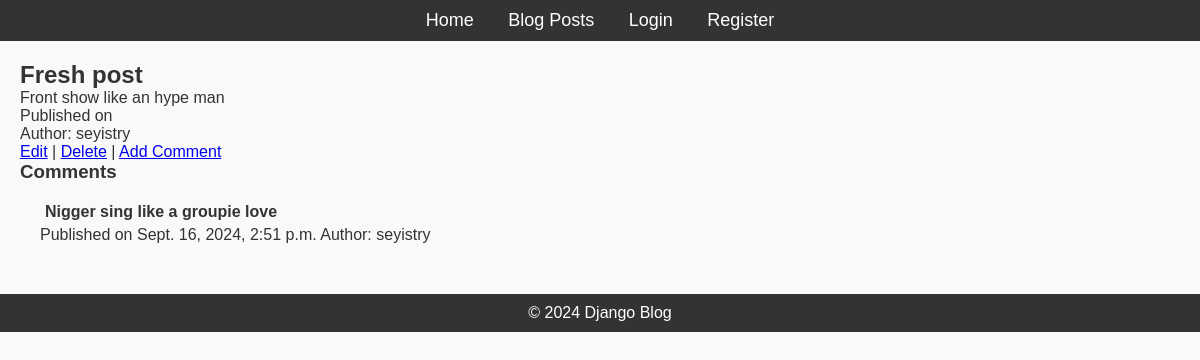
/blog/post/12, run on an earlier commit of the app's database.
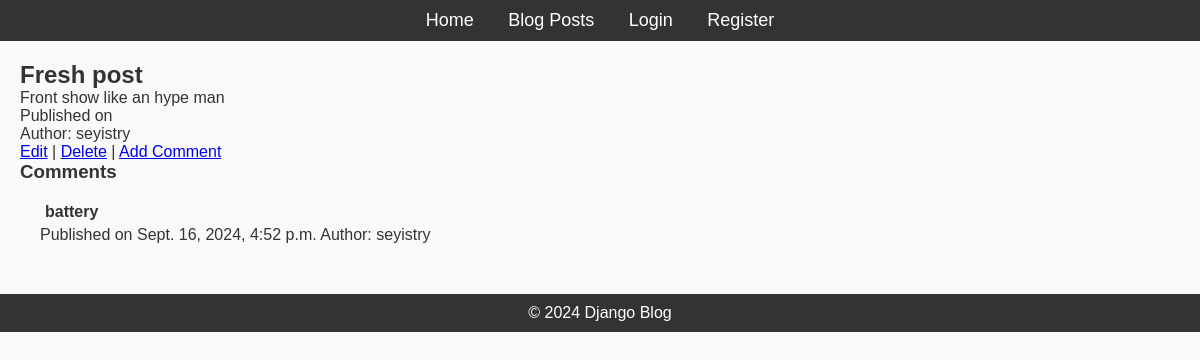
And on a later commit of the database.
### blog/models.py (models this page shows, shortened)
class Comment(models.Model):
    post = models.ForeignKey(
        Post, on_delete=models.CASCADE, related_name='comments')
    author = models.ForeignKey(User, on_delete=models.CASCADE)
    content = models.TextField()
    created_at = models.DateTimeField(auto_now_add=True)
    updated_at = models.DateTimeField(auto_now=True)

### blog/views.py (the view)
# urls.py: path('post/<int:pk>', views.postDetailView.as_view(), name='post_detail'),
class postDetailView(DetailView):
    model = Post
    template_name = 'blog/post_detail.html'

### blog/templates/blog/post_detail.html (shortened to what this page needs)
{% extends 'blog/base.html' %}
{% block content %}
	<h2>{{ post.title }}</h2>
	<p>{{ post.content }}</p>
	<p>Published on {{ post.date_published }}</p>
	<p>Author: {{ post.author }}</p>
	<a href="{% url 'post_edit' post.id %}">Edit</a>
	<span> | </span>
	<a href="{% url 'post_delete' post.id %}">Delete</a>
	<span> | </span>
	<a href="{% url 'comment_new' post.id %}">Add Comment</a>
	<h3>Comments</h3>
	{% for comment in post.comments.all %}
	<div style="padding-left: 20px; margin-top: 20px;">
	 	<h4 style="margin: 5px">{{ comment.content }}</h4>
		<span>Published on {{ comment.created_at }}</span>
		<span>Author: {{ comment.author }}</span>
	</div>
	{% endfor %}
{% endblock %}

What changed in the data, as far as the page shows it:
removed Comment: content "Nigger sing like a groupie love", created_at "Sept. 16, 2024, 2:51 p.m.", author "seyistry"
added Comment: content "battery", created_at "Sept. 16, 2024, 4:52 p.m.", author "seyistry"
